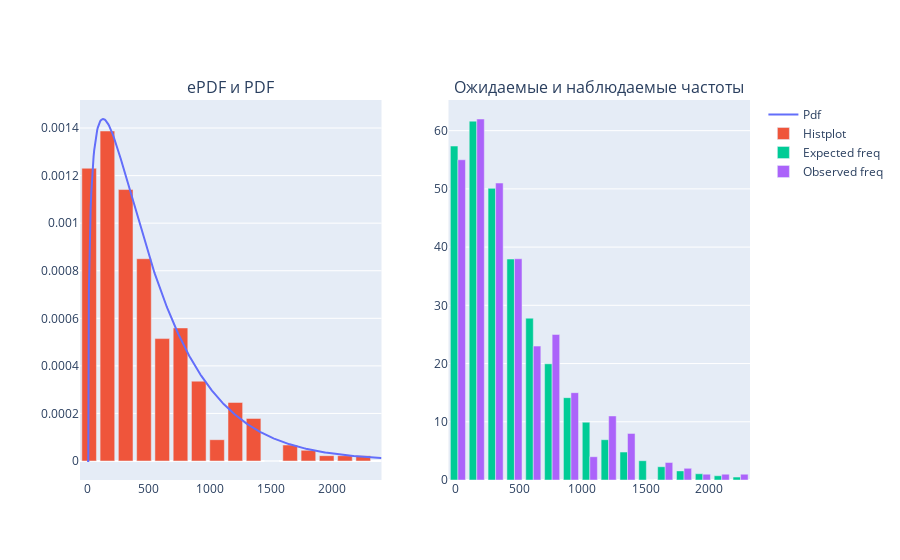

Notebook cell for this chart:
### Markdown cell above
Давайте возьмем нашу выборку и потестируем ее как простую и сложные гипотезы. Просто чтобы примерно представлять, как оно выглядит. В идеале значения p-value в обоих случаях должны быть близки

### Code cell
def get_pvalues_grupp(dist, params: list, lenght: int, f_obs: np.array):

    pr = dist.cdf(bins,*params)
    probabilites = pr[1:] - pr[:-1]
    f_exp = probabilites * lenght / probabilites.sum()

    for lambda_ in ('pearson','log-likelihood','cressie-read'):
        pvalue = ss.power_divergence(f_obs,f_exp,lambda_=lambda_).pvalue
        print(lambda_+' pvalue: {:.4f}'.format(pvalue) )

    return f_exp


rvs = ss.gamma(1.3, 10, 400).rvs(300,random_state=42)

hist, bins = np.histogram(rvs,bins='auto',density=True)
x_pdf = np.linspace(0,max(rvs),500)
f_obs, bins = np.histogram(rvs,bins='auto')

params_mle, params_mm = fit_params( rvs )

print('\n===Тестируем простую гипотезу===')
get_pvalues_grupp(ss.gamma,(1.3, 10, 400), len(rvs), f_obs);
print('\n===Тестируем сложную гипотезу===')
f_exp = get_pvalues_grupp(ss.gamma,params_mle, len(rvs), f_obs)

''' Рисуем гистограмму и расчитанные pdf '''

fig = make_subplots(rows=1, cols=2
,subplot_titles=("ePDF и PDF", "Ожидаемые и наблюдаемые частоты"))
fig.add_trace(go.Scatter(x=x_pdf, y=ss.gamma(1.3, 10, 400).pdf(x_pdf)
                                                , name='Pdf'), row=1, col=1)
fig.add_trace(go.Bar(x=bins, y=hist, name='Histplot'), row=1, col=1)

fig.add_trace(go.Bar(x=bins, y=f_exp, name='Expected freq'), row=1, col=2)
fig.add_trace(go.Bar(x=bins, y=f_obs, name='Observed freq'), row=1, col=2)
fig.show()

### Figure 1 — Plotly figure (JSON) as saved in the notebook; plotly's stock layout.template omitted (floating-point values rounded to 4 significant figures; data arrays with more than 128 entries replaced by an {"elided": "..."} marker saying what was removed)
{"data": [{"name": "Pdf", "type": "scatter", "x": {"elided": "500 float values"}, "xaxis": "x", "y": {"elided": "500 float values"}, "yaxis": "y"}, {"name": "Histplot", "type": "bar", "x": [16.55, 165.5, 314.4, 463.4, 612.3, 761.3, 910.2, 1059.0, 1208.0, 1357.0, 1506.0, 1655.0, 1804.0, 1953.0, 2102.0, 2251.0, 2400.0], "xaxis": "x", "y": [0.001231, 0.001388, 0.001141, 0.0008504, 0.0005147, 0.0005595, 0.0003357, 8.952e-05, 0.0002462, 0.000179, 0, 6.714e-05, 4.476e-05, 2.238e-05, 2.238e-05, 2.238e-05], "yaxis": "y"}, {"name": "Expected freq", "type": "bar", "x": [16.55, 165.5, 314.4, 463.4, 612.3, 761.3, 910.2, 1059.0, 1208.0, 1357.0, 1506.0, 1655.0, 1804.0, 1953.0, 2102.0, 2251.0, 2400.0], "xaxis": "x2", "y": [57.36, 61.63, 50.09, 37.94, 27.79, 19.95, 14.14, 9.926, 6.92, 4.798, 3.312, 2.278, 1.563, 1.069, 0.7299, 0.4973], "yaxis": "y2"}, {"name": "Observed freq", "type": "bar", "x": [16.55, 165.5, 314.4, 463.4, 612.3, 761.3, 910.2, 1059.0, 1208.0, 1357.0, 1506.0, 1655.0, 1804.0, 1953.0, 2102.0, 2251.0, 2400.0], "xaxis": "x2", "y": [55, 62, 51, 38, 23, 25, 15, 4, 11, 8, 0, 3, 2, 1, 1, 1], "yaxis": "y2"}], "layout": {"annotations": [{"font": {"size": 16}, "showarrow": false, "text": "ePDF и PDF", "x": 0.225, "xanchor": "center", "xref": "paper", "y": 1, "yanchor": "bottom", "yref": "paper"}, {"font": {"size": 16}, "showarrow": false, "text": "Ожидаемые и наблюдаемые частоты", "x": 0.775, "xanchor": "center", "xref": "paper", "y": 1, "yanchor": "bottom", "yref": "paper"}], "xaxis": {"anchor": "y", "domain": [0, 0.45]}, "xaxis2": {"anchor": "y2", "domain": [0.55, 1]}, "yaxis": {"anchor": "x", "domain": [0, 1]}, "yaxis2": {"anchor": "x2", "domain": [0, 1]}}}
